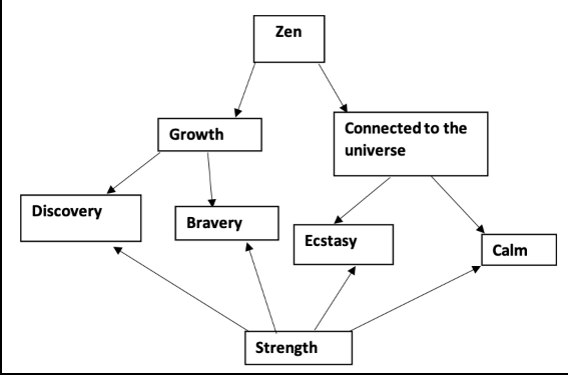
#> input picture CodingPhase2/TestImages/image1.png, 568 x 375 px
$ python -i LinesProcessor.py   (imports and definitions only)
#> lines starting #> are read from the running program, lines starting #| are printed output that depends on the picture; after the words box and inside, x2 and y2 are one past the last pixel; in counts of white or black regions, pixels touching at a corner belong together
#> in __init__, self.image is the input picture: shape (375, 568, 3); mean B, G, R 244.5, 244.6, 244.6
### CodingPhase2/BoxesContour.py
import cv2
import numpy as np

def find_boxes(image_path):
    """
    Detects bounding boxes of potential text areas in an image.

    :param image_path: Path to the input image.
    :return: A list of bounding boxes in the format [(x1, y1, x2, y2), ...]
    """
#> called with image_path = 'TestImages/image1.png'
    # Load the image
    image = cv2.imread(image_path)

    # Convert to grayscale
    gray = cv2.cvtColor(image, cv2.COLOR_BGR2GRAY)

    # Apply binary thresholding (inverse)
    _, binary = cv2.threshold(gray, 128, 255, cv2.THRESH_BINARY_INV)
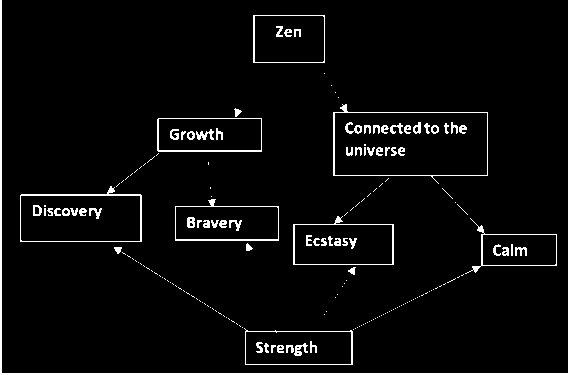
#> binary: shape (375, 568); 3.9% white in thin lines or dots

    # Find contours in the binary image
    contours, _ = cv2.findContours(binary, cv2.RETR_LIST, cv2.CHAIN_APPROX_SIMPLE)
#> contours = 221 contours, 154 with area under 20; largest, box (x1, y1, x2, y2) and area: (333, 104, 488, 184) 9735, (334, 112, 488, 176) 9637, (20, 186, 142, 242) 5712, (20, 195, 141, 242) 5516, (293, 216, 394, 265) 4028

    # Apply morphological operations to clean up the image
    kernel = np.ones((3, 3), np.uint8)
    binary = cv2.morphologyEx(binary, cv2.MORPH_OPEN, kernel)  # Remove noise
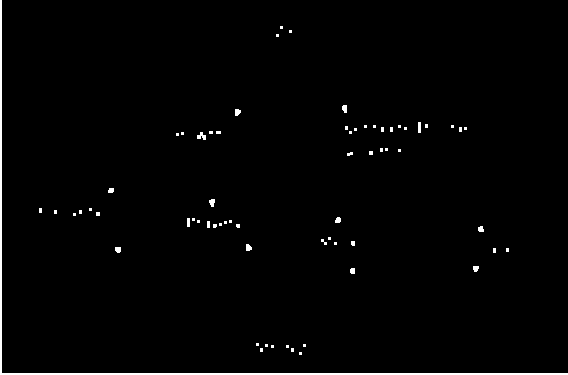
#> binary: shape (375, 568); 1.4% white; 67 white regions (52 under 20 px), largest, box (x1, y1, x2, y2) and area: (0, 0, 568, 375) 1882, (197, 132, 206, 140) 44, (209, 199, 215, 207) 36
    binary = cv2.morphologyEx(binary, cv2.MORPH_CLOSE, kernel)  # Fill gaps
#> binary: shape (375, 568); 1.4% white; 59 white regions (40 under 20 px), largest, box (x1, y1, x2, y2) and area: (0, 0, 568, 375) 1882, (187, 218, 200, 227) 53, (213, 220, 232, 228) 52

    # Detect and store bounding boxes
    text_boxes = []
    for contour in contours:
        x, y, w, h = cv2.boundingRect(contour)
        if w * h > 1000:  # Consider only large enough regions
            text_boxes.append((x, y, x + w, y + h))  # Store bounding box
#> this loop made 221 passes
#> (x, y, w, h) on passes 1 to 3: (296, 352, 4, 3), (296, 346, 4, 3), (278, 345, 5, 4)
#> after the loop, text_boxes = 17 items, first 6: (245, 331, 352, 365), (244, 328, 353, 365), (482, 234, 557, 266), (294, 224, 393, 265), (465, 218, 557, 274), (293, 216, 394, 265)

    return text_boxes

def iou(box1, box2):
    """
    Calculates the Intersection over Union (IoU) between two bounding boxes.

    :param box1: First bounding box (x1, y1, x2, y2)
    :param box2: Second bounding box (x1, y1, x2, y2)
    :return: IoU score (value between 0 and 1)
    """
    x1, y1, x2, y2 = box1
    x1_, y1_, x2_, y2_ = box2

    # Compute the intersection area
    inter_x1 = max(x1, x1_)
    inter_y1 = max(y1, y1_)
    inter_x2 = min(x2, x2_)
    inter_y2 = min(y2, y2_)

    inter_area = max(0, inter_x2 - inter_x1) * max(0, inter_y2 - inter_y1)
    box1_area = (x2 - x1) * (y2 - y1)
    box2_area = (x2_ - x1_) * (y2_ - y1_)

    # Compute the IoU score
    iou_score = inter_area / float(box1_area + box2_area - inter_area)
    return iou_score

def filter_boxes(image_path):
    """
    Filters out overlapping bounding boxes, keeping only the smallest ones.

    :param image_path: Path to the input image.
    :return: A list of filtered bounding boxes [(x1, y1, x2, y2), ...]
    """
    # Detect text bounding boxes
    text_boxes = find_boxes(image_path)
    filtered_boxes = []

    # Compare each bounding box with all others
    for i, box1 in enumerate(text_boxes):
        keep = True
        for j, box2 in enumerate(text_boxes):
            if i != j and iou(box1, box2) > 0.4:  # If two boxes highly overlap
                if (box1[2] - box1[0]) * (box1[3] - box1[1]) > (box2[2] - box2[0]) * (box2[3] - box2[1]):
                    keep = False  # Remove the larger box if overlap is high

        if keep:
            filtered_boxes.append(box1)
#> this loop made 17 passes
#> box1 on passes 3 to 14: (482, 234, 557, 266), (294, 224, 393, 265), (465, 218, 557, 274), (293, 216, 394, 265), (175, 206, 279, 240), (175, 199, 279, 241), (20, 195, 141, 242), (20, 186, 142, 242), (158, 118, 262, 151), (157, 118, 262, 152), (334, 112, 488, 176), (333, 104, 488, 184)

    # Remove unwanted boxes positioned at (0,0)
    filtered_boxes = [box for box in filtered_boxes if not (box[0] == 0 and box[1] == 0)]

    return filtered_boxes

### CodingPhase2/LinesProcessor.py
import cv2
import numpy as np
import BoxesContour

class LinesDetector:
    def __init__(self, image_path):
        self.image_path = image_path
        self.image = cv2.imread(image_path)
        self.gray = cv2.cvtColor(self.image, cv2.COLOR_BGR2GRAY)
        self.filtered_boxes = BoxesContour.filter_boxes(image_path)

    def apply_mask(self):
        """
        Applies a mask to remove detected text areas.
        """
        mask = np.ones_like(self.gray) * 255
        for box in self.filtered_boxes:
            x1, y1, x2, y2 = box
            mask[y1:y2, x1:x2] = 0  # Remove text areas
#> this loop made 8 passes
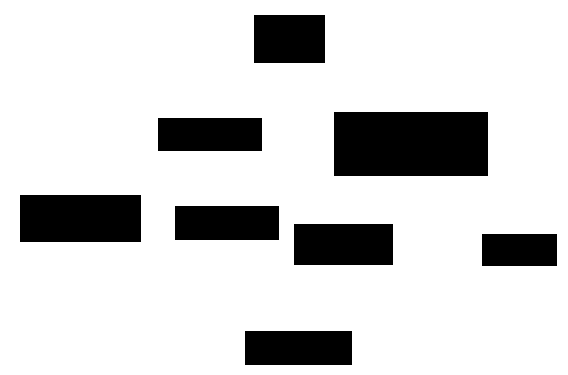
#> mask: shape (375, 568); 83.1% white; 8 black regions, largest, box (x1, y1, x2, y2) and area: (334, 112, 488, 176) 9856, (20, 195, 141, 242) 5687, (294, 224, 393, 265) 4059

        return cv2.bitwise_and(self.gray, self.gray, mask=mask), cv2.Canny(mask, 100, 200)

    # [66 lines left out: functions is_point_near_edge, are_lines_similar, find_lines, not called in this run]

>>> result = LinesDetector('TestImages/image1.png').apply_mask()

$ run again, on CodingPhase2/TestImages/image2.png
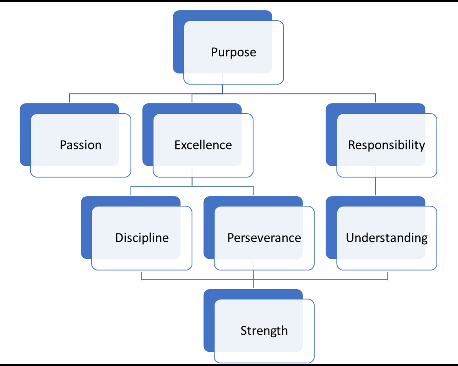
#> input picture CodingPhase2/TestImages/image2.png, 458 x 366 px
#> in __init__, self.image is the input picture: shape (366, 458, 3); mean B, G, R 243.7, 235.1, 230.2
#> in find_boxes, `_, binary = cv2.threshold(gray, 128, 255, cv2.THRESH_BINARY_INV)`:
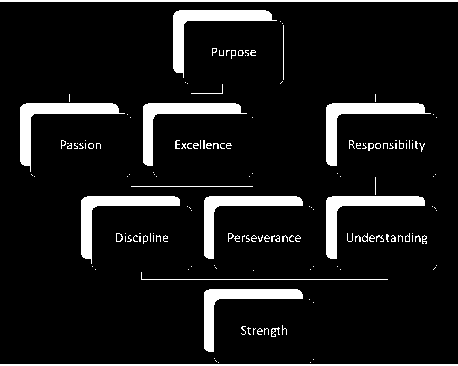
#> binary: shape (366, 458); 9.8% white; 162 white regions (124 under 20 px)
#> contours = 193 contours, 168 with area under 20; largest, box (x1, y1, x2, y2) and area: (326, 103, 431, 166) 1486, (173, 10, 277, 78) 1482, (20, 103, 125, 172) 1482, (143, 103, 247, 166) 1432, (326, 196, 425, 259) 1403
#> the loop in find_boxes, `for contour in contours:` made 193 passes
#> (x, y, w, h) on passes 2, 3, 5: (310, 362, 1, 1), (218, 362, 1, 1), (313, 359, 1, 1)
#> after the loop in find_boxes, `for contour in contours:`: text_boxes = [(204, 289, 303, 352), (141, 272, 388, 280), (326, 196, 425, 259), (204, 196, 303, 259), (81, 196, 180, 264), (326, 103, 431, 166), (143, 103, 247, 166), (20, 103, 125, 172), (173, 10, 277, 78)]
#> the loop in filter_boxes, `for i, box1 in enumerate(text_boxes):` made 9 passes
#> the loop in apply_mask, `for box in self.filtered_boxes:` made 9 passes
#> after the loop in apply_mask, `for box in self.filtered_boxes:`:
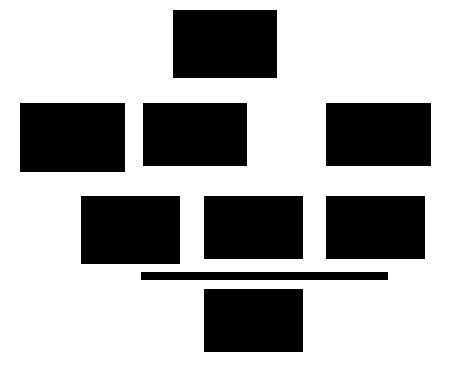
#> mask: shape (366, 458); 67.2% white; 9 black regions, largest, box (x1, y1, x2, y2) and area: (20, 103, 125, 172) 7245, (173, 10, 277, 78) 7072, (81, 196, 180, 264) 6732
